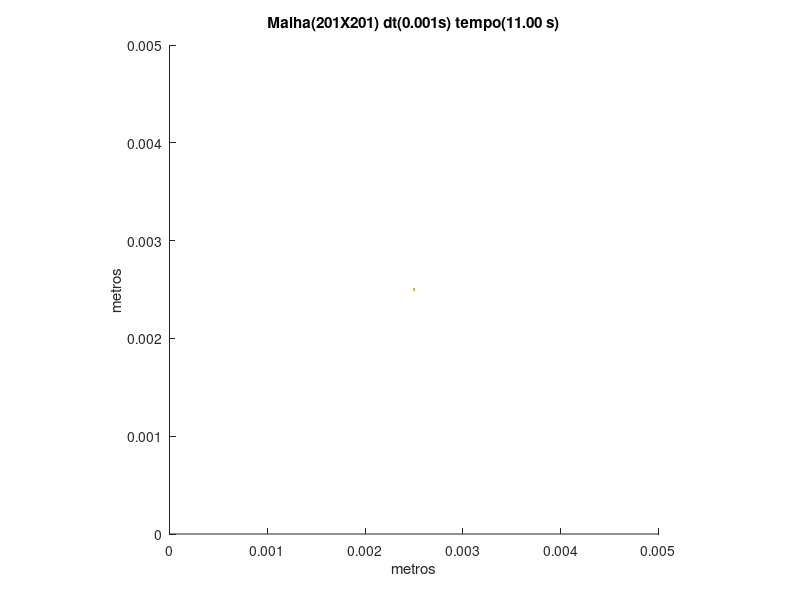

This figure's MATLAB source:
set (gca,'PlotBoxAspectRatio',[1 1 1],'Xlim',[0,0.005],'Ylim',[0,0.005])
hold on
title('Malha(201X201) dt(0.001s) tempo(11.00 s)')
hold on
ylabel('metros')
hold on
xlabel('metros')
hold on

fill([0.00248756218905473 0.00248756218905473 0.00251243781094527 0.00251243781094527],[0.00248756218905473 0.00251243781094527 0.00251243781094527 0.00248756218905473],[0.8,0.7,0.4],'LineStyle','none')
